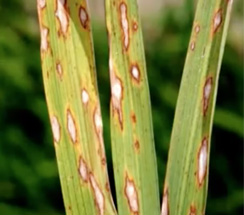
#> input picture PythonRiceLeafDiseaseDetection/Sample_Inputs/b1.png, 244 x 215 px, given in place of .png, which was not available
$ python 'RiceLeaf - Main.py'
#> lines starting #> are read from the running program, lines starting #| are printed output that depends on the picture; after the words box and inside, x2 and y2 are one past the last pixel; in counts of white or black regions, pixels touching at a corner belong together; pictures that were not available may be replaced by others from this repository, and a replacement may not be noted
#python 3.7
#python -m pip install --upgrade pip
#python -m pip install  opencv-python
#python -m pip install  matplotlib
#python -m pip install  gtts
#python -m pip install  playsound
import os
import cv2
import matplotlib.pyplot as plt
import numpy as np
#from gtts import gTTS
#from playsound import playsound

def plotImg(img):
    if len(img.shape) == 2:
        plt.imshow(img, cmap='gray')
        plt.show()
    else:
        plt.imshow(cv2.cvtColor(img, cv2.COLOR_BGR2RGB))
        plt.show()

print("Enter Filename:")
fn=input()
source="Sample_Inputs/"+fn+".png"
img = cv2.imread(source)
#> img is the input picture: shape (215, 244, 3); mean B, G, R 55.5, 119.2, 115.1

cv2.imshow("Input image",img)
gray_img = cv2.cvtColor(img, cv2.COLOR_BGR2GRAY)
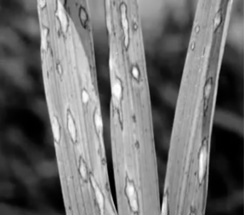
#> gray_img: shape (215, 244); min 0, max 253, mean 110.7
binary_img = cv2.adaptiveThreshold(gray_img, 255, cv2.ADAPTIVE_THRESH_GAUSSIAN_C,
                                   cv2.THRESH_BINARY_INV, 131, 15)
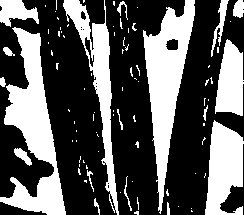
#> binary_img: shape (215, 244); 36.2% white; 88 white regions (70 under 20 px), largest, box (x1, y1, x2, y2) and area: (0, 27, 66, 215) 5167, (143, 0, 195, 214) 4652, (63, 0, 119, 215) 2879
#plotImg(binary_img)

"""
im = binary_img
ret, thresh = cv2.threshold(im, 150, 255, cv2.THRESH_BINARY)
kernel = np.ones((5, 5), np.uint8)
opening = cv2.morphologyEx(thresh, cv2.MORPH_OPEN, kernel)
cleaned = morphology.remove_small_objects(opening, min_size=62, connectivity=2)
#cv2.imshow("cleaned", cleaned)
binary_img=cleaned
"""

found=0
img1=cv2.imread(source)
# Convert it to HSV
folder='Bacterial blight'
for filename in os.listdir(folder):
    img2 = cv2.imread(os.path.join(folder,filename))
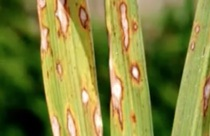
#> input picture PythonRiceLeafDiseaseDetection/Blast/b1.png, 210 x 136 px, given as the content of the folder Bacterial blight, which was not available
#> img2 is the input picture: shape (136, 210, 3); mean B, G, R 60.9, 129.8, 128.7
    if img2 is not None:
        img1_hsv = cv2.cvtColor(img1, cv2.COLOR_BGR2HSV)
#> img1_hsv: shape (215, 244, 3); mean H, S, V 36.1, 168.2, 128
        img2_hsv = cv2.cvtColor(img2, cv2.COLOR_BGR2HSV)
#> img2_hsv: shape (136, 210, 3); mean H, S, V 33.6, 165.5, 140.2

# Calculate the histogram and normalize it
    hist_img1 = cv2.calcHist([img1_hsv], [0,1], None, [180,256], [0,180,0,256])
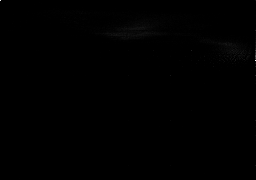
#> hist_img1: shape (180, 256) float32; min 0, max 678, mean 1.1; drawn with min black and max white
    cv2.normalize(hist_img1, hist_img1, alpha=0, beta=1, norm_type=cv2.NORM_MINMAX);
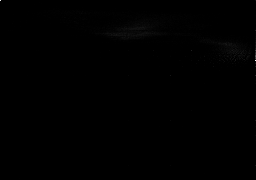
#> hist_img1: shape (180, 256) float32; 15.09% of pixels changed, all inside (x1, y1, x2, y2) = (0, 0, 256, 180)
    hist_img2 = cv2.calcHist([img2_hsv], [0,1], None, [180,256], [0,180,0,256])
    cv2.normalize(hist_img2, hist_img2, alpha=0, beta=1, norm_type=cv2.NORM_MINMAX);
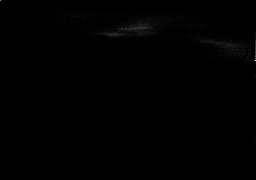
#> hist_img2: shape (180, 256) float32; min 0, max 1, mean 0.00294

# find the metric value
    metric_val = cv2.compareHist(hist_img1, hist_img2, cv2.HISTCMP_BHATTACHARYYA)
#> metric_val = 0.337
    if metric_val == 0.0:
        print("Bacterial blight")
        cv2.imshow("Bacterial blight",img1)
        found=found+1
#print("\n")
_, _, boxes, _ = cv2.connectedComponentsWithStats(binary_img)
#> boxes = 89 rows, first 6: [0, 0, 244, 215, 33490], [0, 0, 39, 27, 649], [56, 0, 1, 10, 10], [63, 0, 56, 215, 2879], [83, 0, 2, 3, 5], [113, 1, 2, 5, 9]
# first box is the background
boxes = boxes[1:]
#> boxes = 88 rows, first 6: [0, 0, 39, 27, 649], [56, 0, 1, 10, 10], [63, 0, 56, 215, 2879], [83, 0, 2, 3, 5], [113, 1, 2, 5, 9], [117, 1, 11, 19, 64]
filtered_boxes = []
rot=0
for x,y,w,h,pixels in boxes:
    if pixels < 10000 and h < 200 and w < 200 and h > 10 and w > 10:
        filtered_boxes.append((x,y,w,h))
        rot+=1
#> this loop made 88 passes
#> (x, y, w, h, pixels) on passes 1 to 12: (0, 0, 39, 27, 649), (56, 0, 1, 10, 10), (63, 0, 56, 215, 2879), (83, 0, 2, 3, 5), (113, 1, 2, 5, 9), (117, 1, 11, 19, 64), (143, 0, 52, 214, 4652), (211, 0, 18, 57, 293), (233, 0, 11, 18, 159), (45, 5, 1, 2, 2), (137, 7, 1, 1, 1), (55, 11, 1, 1, 1)
#> after the loop, filtered_boxes = [(0, 0, 39, 27), (117, 1, 11, 19), (211, 0, 18, 57), (233, 0, 11, 18), (0, 27, 66, 188), (215, 39, 29, 77), (205, 120, 39, 95), (14, 148, 18, 18)]; rot = 8

for x,y,w,h in filtered_boxes:
    cv2.rectangle(img, (x,y), (x+w,y+h), (0,0,255),2)
#> this loop made 8 passes
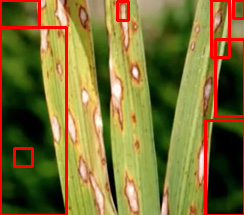
#> img: shape (215, 244, 3); mean B, G, R 52.2, 111.7, 124

if found==0:
    plotImg(img)

folder='Bacterial leaf streak'
for filename in os.listdir(folder):
    img2 = cv2.imread(os.path.join(folder,filename))
    if img2 is not None:
        img1_hsv = cv2.cvtColor(img1, cv2.COLOR_BGR2HSV)
        img2_hsv = cv2.cvtColor(img2, cv2.COLOR_BGR2HSV)


# Calculate the histogram and normalize it
    hist_img1 = cv2.calcHist([img1_hsv], [0,1], None, [180,256], [0,180,0,256])
    cv2.normalize(hist_img1, hist_img1, alpha=0, beta=1, norm_type=cv2.NORM_MINMAX);
    hist_img2 = cv2.calcHist([img2_hsv], [0,1], None, [180,256], [0,180,0,256])
    cv2.normalize(hist_img2, hist_img2, alpha=0, beta=1, norm_type=cv2.NORM_MINMAX);

# find the metric value
    metric_val = cv2.compareHist(hist_img1, hist_img2, cv2.HISTCMP_BHATTACHARYYA)
    if metric_val == 0.0:
        print("Bacterial leaf streak")
        cv2.imshow("Bacterial leaf streak",img)
        found=found+1
#print("\n")

folder='Blast'
for filename in os.listdir(folder):
    img2 = cv2.imread(os.path.join(folder,filename))
    if img2 is not None:
        img1_hsv = cv2.cvtColor(img1, cv2.COLOR_BGR2HSV)
        img2_hsv = cv2.cvtColor(img2, cv2.COLOR_BGR2HSV)


# Calculate the histogram and normalize it
    hist_img1 = cv2.calcHist([img1_hsv], [0,1], None, [180,256], [0,180,0,256])
    cv2.normalize(hist_img1, hist_img1, alpha=0, beta=1, norm_type=cv2.NORM_MINMAX);
    hist_img2 = cv2.calcHist([img2_hsv], [0,1], None, [180,256], [0,180,0,256])
    cv2.normalize(hist_img2, hist_img2, alpha=0, beta=1, norm_type=cv2.NORM_MINMAX);

# find the metric value
    metric_val = cv2.compareHist(hist_img1, hist_img2, cv2.HISTCMP_BHATTACHARYYA)
    if metric_val == 0.0:
        print("Blast")
        cv2.imshow("Blast",img)

        Image1 = cv2.imread('./blast/b1.png')
        Image1=cv2.resize(Image1, dsize=(100, 100))
        Image2 = cv2.imread('./blast/b2.png')
        Image2=cv2.resize(Image2, dsize=(100, 100))
        Image3 = cv2.imread('./blast/b3.png')
        Image3=cv2.resize(Image3, dsize=(100, 100))
        Image4 = cv2.imread('./blast/b4.png')
        Image4=cv2.resize(Image4, dsize=(100, 100))
        """
        Hori = np.concatenate((Image1, Image2,Image3,Image4), axis=1)
        #Verti = np.concatenate((Image3, Image4), axis=0)
        cv2.namedWindow("Resized_Window", cv2.WINDOW_NORMAL)
        cv2.resizeWindow("Resized_Window", 600,600)
        cv2.imshow('Resized_Window', Hori)
        #cv2.imshow('VERTICAL', Verti)
        cv2.waitKey(0)
        cv2.destroyAllWindows()
        """
        rows = 4
        columns =4

        fig = plt.figure(figsize=(8, 8))
        fig.add_subplot(rows, columns, 1)
        plt.imshow(Image1)
        plt.axis('off')
        plt.title("Blast: First")
        fig.add_subplot(rows, columns, 2)
        plt.imshow(Image2)
        plt.axis('off')
        plt.title("Second")
        fig.add_subplot(rows, columns, 3)
        plt.imshow(Image3)
        plt.axis('off')
        plt.title("Third")
        fig.add_subplot(rows, columns, 4)
        plt.imshow(Image4)
        plt.axis('off')
        plt.title("Fourth")
        plt.show()
        found=found+1
#> pass 2 of the loop `for filename in os.listdir(folder):`:
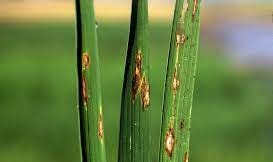
#> input picture PythonRiceLeafDiseaseDetection/Blast/b2.png, 273 x 162 px
#> img2 is the input picture: shape (162, 273, 3); mean B, G, R 65.3, 127.3, 103.3
#> `hist_img2 = cv2.calcHist([img2_hsv], [0,1], None, [180,256], [0,180,0,..`:
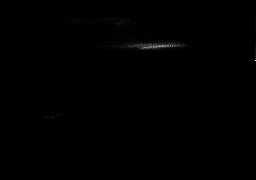
#> hist_img2: shape (180, 256) float32; min 0, max 383, mean 1; drawn with min black and max white
#> `cv2.normalize(hist_img2, hist_img2, alpha=0, beta=1, norm_type=cv2.NOR..`:
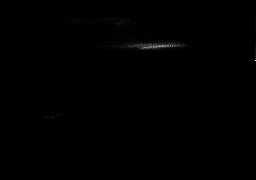
#> hist_img2: shape (180, 256) float32; 12.33% of pixels changed, all inside (x1, y1, x2, y2) = (0, 0, 256, 179)
#> `metric_val = cv2.compareHist(hist_img1, hist_img2, cv2.HISTCMP_BHATTAC..`: metric_val = 0.821
#> pass 3 of the loop `for filename in os.listdir(folder):`:
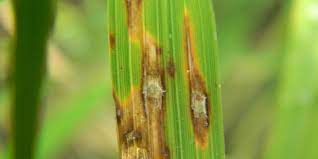
#> input picture PythonRiceLeafDiseaseDetection/Blast/b3.png, 318 x 159 px
#> img2 is the input picture: shape (159, 318, 3); mean B, G, R 55.9, 151.6, 131.1
#> `hist_img2 = cv2.calcHist([img2_hsv], [0,1], None, [180,256], [0,180,0,..`:
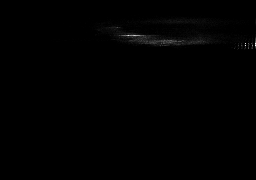
#> hist_img2: shape (180, 256) float32; min 0, max 284, mean 1.1; drawn with min black and max white
#> `cv2.normalize(hist_img2, hist_img2, alpha=0, beta=1, norm_type=cv2.NOR..`:
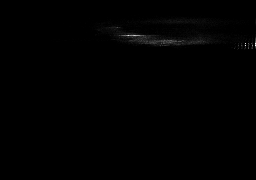
#> hist_img2: shape (180, 256) float32; 9.6% of pixels changed, all inside (x1, y1, x2, y2) = (50, 12, 256, 51)
#> `metric_val = cv2.compareHist(hist_img1, hist_img2, cv2.HISTCMP_BHATTAC..`: metric_val = 0.678
#> the loop made 4 passes; the first 3 are shown
#print("\n")

folder='Brown spot'
#> folder = 'Brown spot'
for filename in os.listdir(folder):
    img2 = cv2.imread(os.path.join(folder,filename))
    if img2 is not None:
        img1_hsv = cv2.cvtColor(img1, cv2.COLOR_BGR2HSV)
        img2_hsv = cv2.cvtColor(img2, cv2.COLOR_BGR2HSV)


# Calculate the histogram and normalize it
    hist_img1 = cv2.calcHist([img1_hsv], [0,1], None, [180,256], [0,180,0,256])
    cv2.normalize(hist_img1, hist_img1, alpha=0, beta=1, norm_type=cv2.NORM_MINMAX);
    hist_img2 = cv2.calcHist([img2_hsv], [0,1], None, [180,256], [0,180,0,256])
    cv2.normalize(hist_img2, hist_img2, alpha=0, beta=1, norm_type=cv2.NORM_MINMAX);

# find the metric value
    metric_val = cv2.compareHist(hist_img1, hist_img2, cv2.HISTCMP_BHATTACHARYYA)
    if metric_val == 0.0:
        print("Brown spot")
        cv2.imshow("Brown spot",img)
        Image1 = cv2.imread('./brown spot/bs1.png')
        Image2 = cv2.imread('./brown spot/bs2.png')
        Image3 = cv2.imread('./brown spot/bs3.png')
        Image4 = cv2.imread('./brown spot/bs4.png')
        rows = 4
        columns =4

        fig = plt.figure(figsize=(8, 8))
        fig.add_subplot(rows, columns, 1)
        plt.imshow(Image1)
        plt.axis('off')
        plt.title("Brown spot: First")
        fig.add_subplot(rows, columns, 2)
        plt.imshow(Image2)
        plt.axis('off')
        plt.title("Second")
        fig.add_subplot(rows, columns, 3)
        plt.imshow(Image3)
        plt.axis('off')
        plt.title("Third")
        fig.add_subplot(rows, columns, 4)
        plt.imshow(Image4)
        plt.axis('off')
        plt.title("Fourth")
        plt.show()

        found=found+1
#print("\n")


folder='False smut'
for filename in os.listdir(folder):
    img2 = cv2.imread(os.path.join(folder,filename))
    if img2 is not None:
        img1_hsv = cv2.cvtColor(img1, cv2.COLOR_BGR2HSV)
        img2_hsv = cv2.cvtColor(img2, cv2.COLOR_BGR2HSV)


# Calculate the histogram and normalize it
    hist_img1 = cv2.calcHist([img1_hsv], [0,1], None, [180,256], [0,180,0,256])
    cv2.normalize(hist_img1, hist_img1, alpha=0, beta=1, norm_type=cv2.NORM_MINMAX);
    hist_img2 = cv2.calcHist([img2_hsv], [0,1], None, [180,256], [0,180,0,256])
    cv2.normalize(hist_img2, hist_img2, alpha=0, beta=1, norm_type=cv2.NORM_MINMAX);

# find the metric value
    metric_val = cv2.compareHist(hist_img1, hist_img2, cv2.HISTCMP_BHATTACHARYYA)
    if metric_val == 0.0:
        print("False smut")

        cv2.imshow("False smut",img)

        Image1 = cv2.imread('./False smut/fs1.png')
        Image2 = cv2.imread('./False smut/fs2.png')
        Image3 = cv2.imread('./False smut/fs3.png')
        Image4 = cv2.imread('./False smut/fs4.png')
        rows = 4
        columns =4

        fig = plt.figure(figsize=(8, 8))
        fig.add_subplot(rows, columns, 1)
        plt.imshow(Image1)
        plt.axis('off')
        plt.title("False smut: First")
        fig.add_subplot(rows, columns, 2)
        plt.imshow(Image2)
        plt.axis('off')
        plt.title("Second")
        fig.add_subplot(rows, columns, 3)
        plt.imshow(Image3)
        plt.axis('off')
        plt.title("Third")
        fig.add_subplot(rows, columns, 4)
        plt.imshow(Image4)
        plt.axis('off')
        plt.title("Fourth")
        plt.show()

        found=found+1
#print("\n")

folder='Sheath blight'
for filename in os.listdir(folder):
    img2 = cv2.imread(os.path.join(folder,filename))
    if img2 is not None:
        img1_hsv = cv2.cvtColor(img1, cv2.COLOR_BGR2HSV)
        img2_hsv = cv2.cvtColor(img2, cv2.COLOR_BGR2HSV)


# Calculate the histogram and normalize it
    hist_img1 = cv2.calcHist([img1_hsv], [0,1], None, [180,256], [0,180,0,256])
    cv2.normalize(hist_img1, hist_img1, alpha=0, beta=1, norm_type=cv2.NORM_MINMAX);
    hist_img2 = cv2.calcHist([img2_hsv], [0,1], None, [180,256], [0,180,0,256])
    cv2.normalize(hist_img2, hist_img2, alpha=0, beta=1, norm_type=cv2.NORM_MINMAX);

# find the metric value
    metric_val = cv2.compareHist(hist_img1, hist_img2, cv2.HISTCMP_BHATTACHARYYA)
    if metric_val == 0.0:
        print("Sheath blight")
        cv2.imshow("Sheath blight",img)
        Image1 = cv2.imread('./Sheath blight/sb1.png')
        Image2 = cv2.imread('./Sheath blight/sb2.png')
        Image3 = cv2.imread('./Sheath blight/sb3.png')
        Image4 = cv2.imread('./Sheath blight/sb4.png')
        rows = 4
        columns =4

        fig = plt.figure(figsize=(8, 8))
        fig.add_subplot(rows, columns, 1)
        plt.imshow(Image1)
        plt.axis('off')
        plt.title("Sheath blight: First")
        fig.add_subplot(rows, columns, 2)
        plt.imshow(Image2)
        plt.axis('off')
        plt.title("Second")
        fig.add_subplot(rows, columns, 3)
        plt.imshow(Image3)
        plt.axis('off')
        plt.title("Third")
        fig.add_subplot(rows, columns, 4)
        plt.imshow(Image4)
        plt.axis('off')
        plt.title("Fourth")
        plt.show()
        found=found+1
#print("\n")


if found==0:
    print('No Disease/Less Rot Area')
    if rot<=10:
        cv2.imshow("Blast",img)
    if rot>10 and rot<=20:
        cv2.imshow("Bacterial leaf streak",img)
    if rot>20:
        cv2.imshow("Bacterial blight",img)

import tensorflow as tf
from tensorflow.keras.preprocessing.image import ImageDataGenerator

# Set the path to your dataset folder
dataset_path = 'Dataset'

# Define parameters
batch_size = 32
image_size = (256, 256)  # Adjust the size based on your dataset

# Create an ImageDataGenerator with data augmentation
#> (the run stopped early here; a loop or call above may not have finished)
